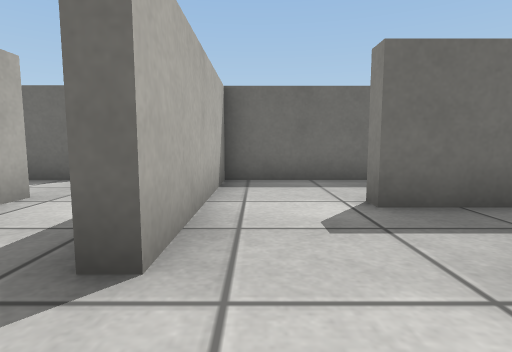
View 1 (above)

24 first-person views from a walk through a robot-simulator world made for Webots. The camera is 0.39 m above the floor, tilts 6° down and sees 80° across. The floor is counted in squares, 0.5 m on a side. Each view is taken from the middle of a square. On the plan, view 1 faces up. The plan holds only what a view shows up to about 10 squares ahead; the rest is blank. The place goes on beyond the plan. Webots' stock objects and surfaces are drawn as simple stand-ins.

View 2
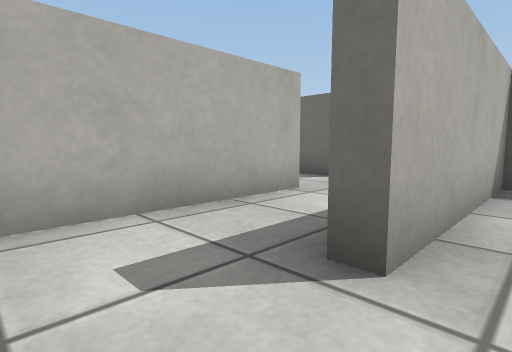

View 3
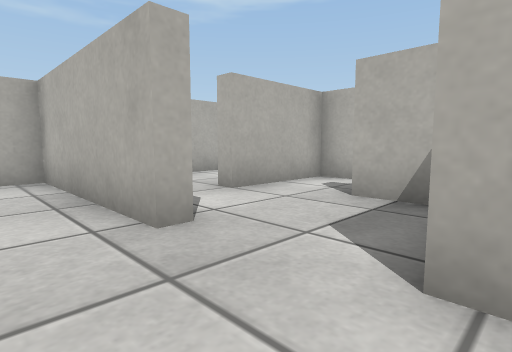

View 4
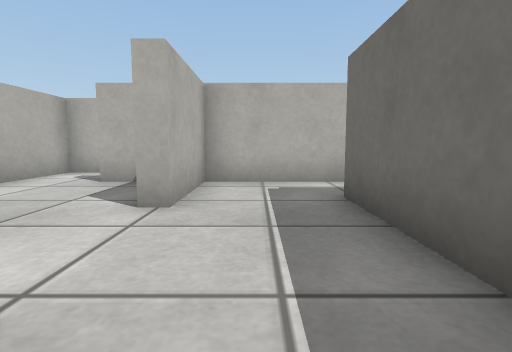

View 5
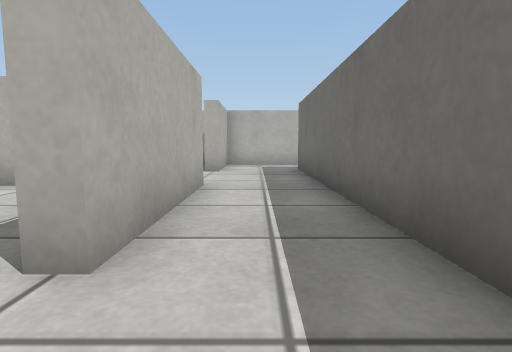

View 6
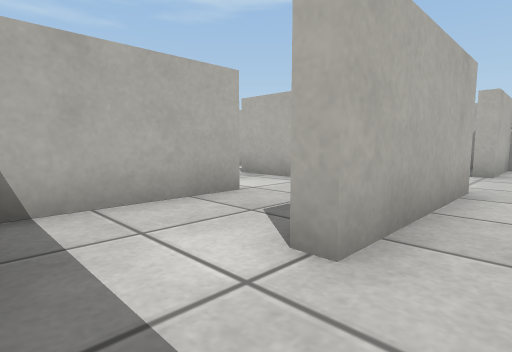

View 7
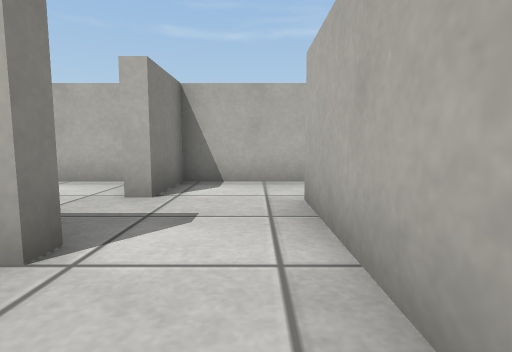

View 8
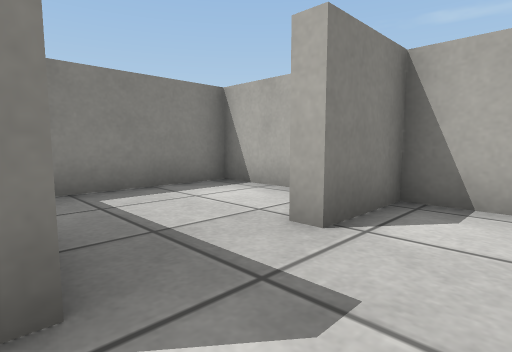

View 9
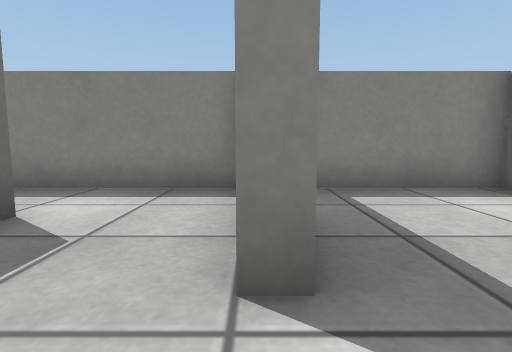

View 10
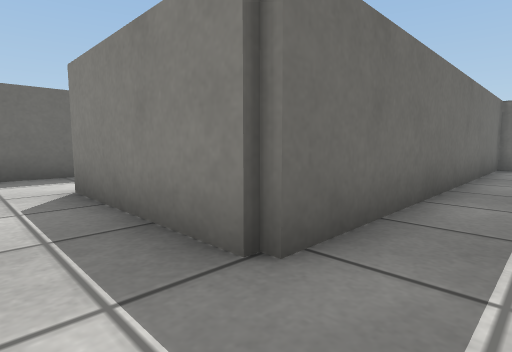

View 11
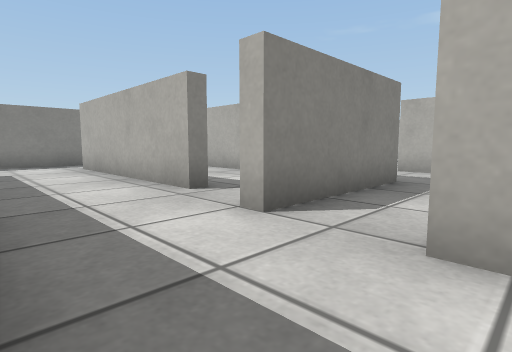

View 12
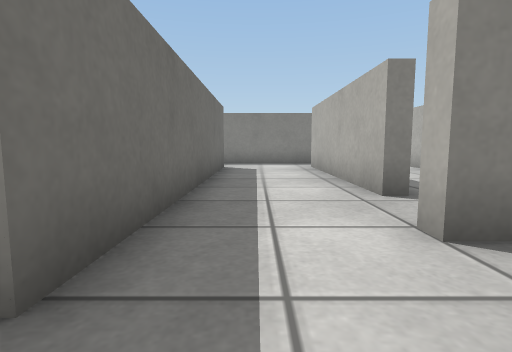

View 13
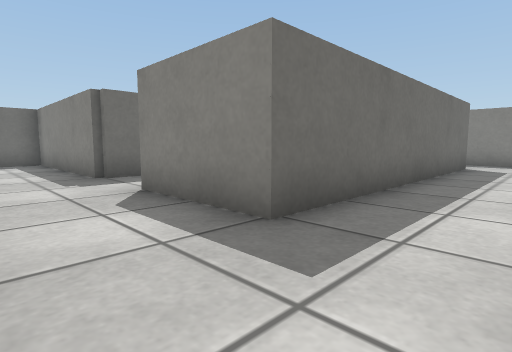

View 14
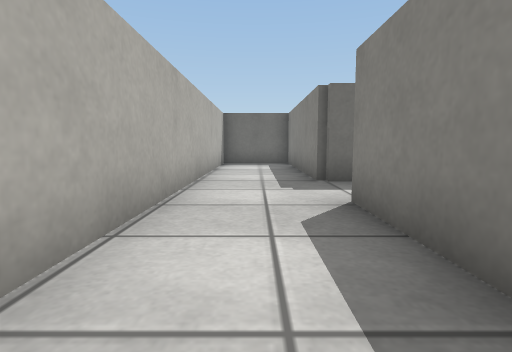

View 15
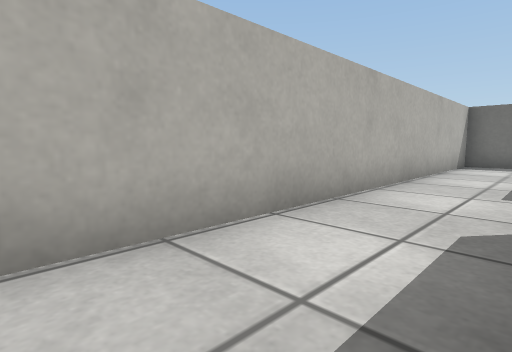

View 16
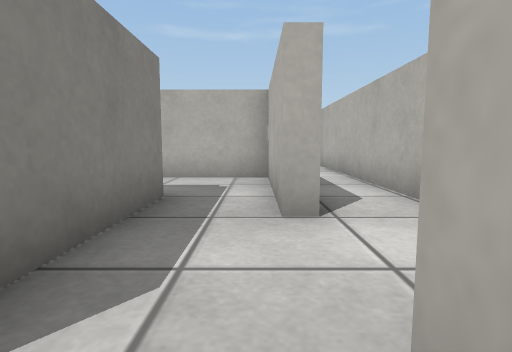

View 17
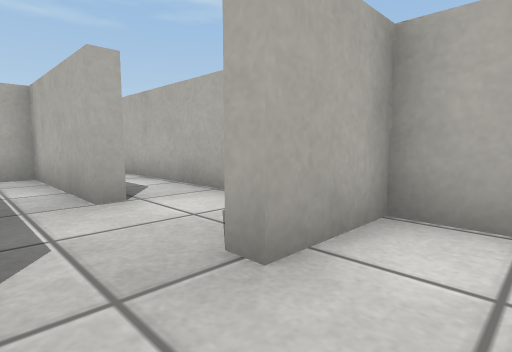

View 18
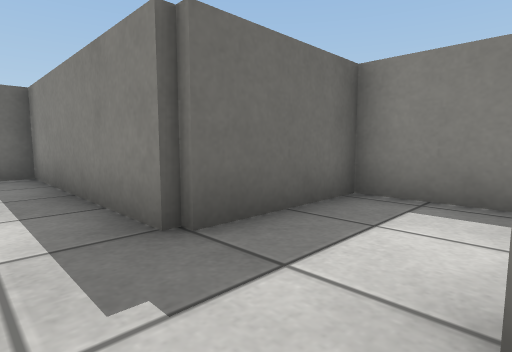

View 19
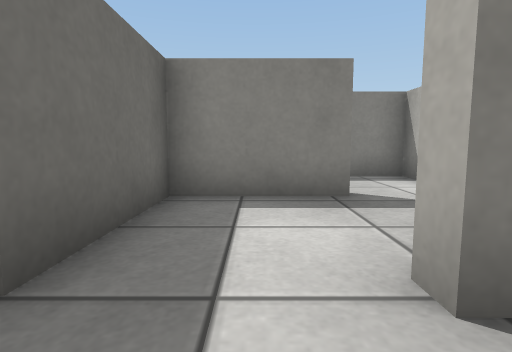

View 20
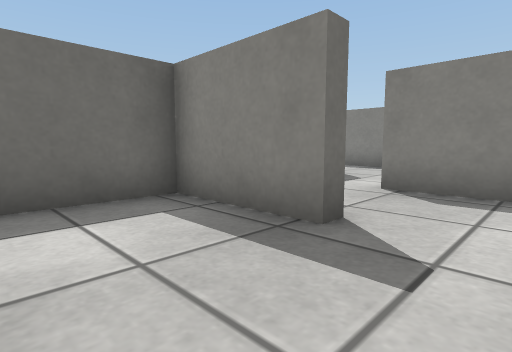

View 21
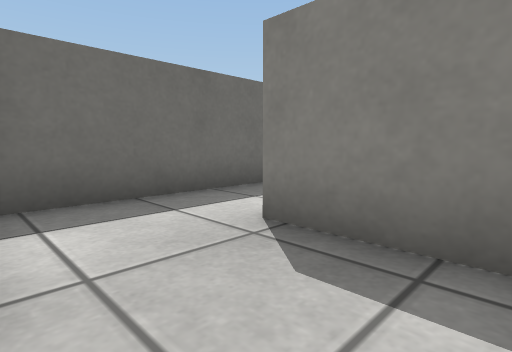

View 22
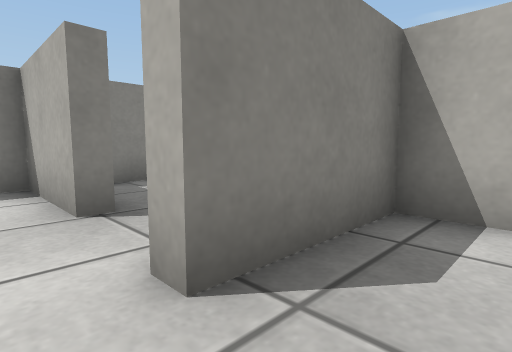

View 23
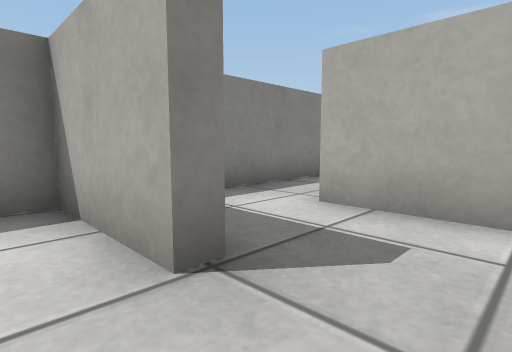

View 24
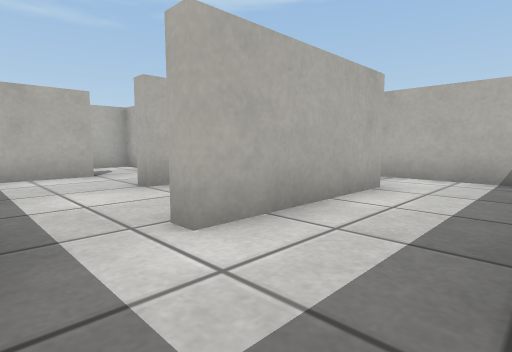

### Floor plan
Points are (right, up) in squares from view 1. A wall is a line through its corners. A room is listed if a view was taken in it or the views show most of it. See-through windows are left out.
Room 1 (views 1, 2, 8, 9)
walls: (3.2, 3.7) (1.5, 3.7) (1.5, 4.1); (-0.7, 4.4) (-0.7, 1.8); (-1.1, -0.3) (1.5, -0.3) (1.5, 1.6) (2, 1.6)
ways out: opening at (0.5, 4) to room 3; opening at (-1, 0.5) to room 10; opening at (2, 2.5) to room 12
Room 2 (views 3, 4, 5, 6)
walls: (-0.9, 7) (3.2, 7) (3.2, 6.6); (5.3, 6.4) (5.3, 9.3) (-3.6, 9.3); (-3.7, 7) (-3.7, 6.5)
ways out: opening at (-4, 8) to room 4; opening at (-2.5, 7) to room 10; opening at (4.5, 7) to room 16
Room 3 (view 7)
walls: (1.5, 4.1) (3.4, 4.1); (3.2, 6.6) (-0.7, 6.6) (-0.7, 4.4)
ways out: opening at (0.5, 4) to room 1; opening at (2.5, 5.5) to room 16
Room 4 (view 10)
walls: (-3.6, 9.3) (-4.6, 9.3) (-4.6, 10.5); (-6.4, 10.8) (-6.4, 7) (-3.7, 7)
ways out: opening at (-4, 8) to room 2; opening at (-5.5, 9.5) to room 15
Room 5 (views 11, 12, 13, 14, 15, 16, 17, 18, 19)
walls: (-5.7, 21.3) (-5.7, 27.3) (-8.1, 27.3); (-3.5, 16.1) (-5.7, 16.1) (-5.7, 19.1); (-4.6, 12.5) (-4.6, 13.5) (-4.1, 13.5); (-8.3, 27) (-8.3, 13.7) (-6.4, 13.7) (-6.4, 13.2)
ways out: opening at (-6, 20) to room 6; opening at (-4, 14.5) to room 9; opening at (-5.5, 13) to room 15
Room 6 (views 20, 21)
walls: (-5.7, 19.1) (-5.2, 19.1); (-2, 18.6) (-2.5, 18.6) (-2.5, 21.3) (-5.7, 21.3)
ways out: opening at (-6, 20) to room 5; opening at (-2, 17.5) to room 18
Room 7 (view 22)
walls: (0.6, 21.3) (-1.8, 21.3)
ways out: opening at (0, 20) to room 8; opening at (-1, 19) to room 18
Room 8 (views 23, 24)
walls: (2, 21.7) (2.5, 21.7) (2.5, 21.3) (0.6, 21.3); (-0.6, 24.7) (3.5, 24.7) (3.5, 24.2); (0.3, 19.1) (0.8, 19.1); (2.6, 18.6) (2.6, 19.1) (5.3, 19.1) (5.3, 19.8); (-2.3, 26.4) (-2.3, 23.9)
ways out: opening at (0, 20) to room 7; opening at (1.5, 19) to room 14
Room 9 (no view inside)
walls: (3.4, 16.1) (-3.5, 16.1); (-2.5, 12.6) (-2.5, 13.1) (3.6, 13.1); (5.3, 13.4) (5.3, 16.6)
ways out: opening at (-4, 14.5) to room 5; opening at (4.5, 16) to room 17; opening at (-3, 13); opening at (4.5, 13)
Room 10 (no view inside)
walls: (-0.7, 1.8) (-1.1, 1.8); (-3.8, 4.4) (-3.3, 4.4) (-3.3, -0.3) (-2.6, -0.3)
ways out: opening at (-1, 0.5) to room 1; opening at (-2.5, 7) to room 2; opening at (-4, 5.5) to room 13
Room 11 (no view inside)
walls: (-8.3, 11) (-8.3, 2.9) (-6.4, 2.9); (-6.8, 10.8) (-6.4, 10.8)
ways out: opening at (-7, 4) to room 13; opening at (-7, 11.5) to room 15
Room 12 (no view inside)
walls: (2.6, -0.3) (5.3, -0.3) (5.3, 3)
ways out: opening at (2, 2.5) to room 1
Room 13 (no view inside)
walls: (-6.4, 6.1) (-6.4, 4.8); (-4, 6.6) (-5, 6.6); (-6.4, 2.9) (-5.5, 2.9)
ways out: opening at (-4, 5.5) to room 10; opening at (-7, 4) to room 11; opening at (-5, 3)
Room 14 (no view inside)
walls: (1.1, 16.5) (3.4, 16.5)
ways out: opening at (1.5, 19) to room 8; opening at (3, 17.5) to room 17
Room 15 (no view inside)
walls: (-4.6, 10.5) (-4.6, 12.5)
ways out: opening at (-5.5, 9.5) to room 4; opening at (-5.5, 13) to room 5; opening at (-7, 11.5) to room 11
Room 16 (no view inside)
walls: (3.4, 4.1) (4.8, 4.1); (5.3, 4.2) (5.3, 6.4)
ways out: opening at (4.5, 7) to room 2; opening at (2.5, 5.5) to room 3
Room 17 (no view inside)
walls: (5.3, 16.6) (5.3, 17.8)
ways out: opening at (4.5, 16) to room 9; opening at (3, 17.5) to room 14
Room 18 (no view inside)
walls: (-0.8, 16.5) (0.3, 16.5) (0.3, 19.1)
ways out: opening at (-2, 17.5) to room 6; opening at (-1, 19) to room 7

Where each view was taken, in squares from view 1:
view 1: 0 up, 0 right, facing up
view 2: 0 up, 0 right, facing up-left
view 3: 7 up, 2 left, facing down-left
view 4: 8 up, 0 right, facing left
view 5: 8 up, 5 right, facing left
view 6: 8 up, 5 right, facing down-left
view 7: 6 up, 0 right, facing down
view 8: 4 up, 0 right, facing down-right
view 9: 4 up, 0 right, facing right
view 10: 8 up, 6 left, facing up-right
view 11: 16 up, 7 left, facing down-right
view 12: 15 up, 7 left, facing right
view 13: 14 up, 8 left, facing up-right
view 14: 15 up, 7 left, facing up
view 15: 15 up, 6 left, facing up-left
view 16: 14 up, 6 left, facing down
view 17: 15 up, 5 left, facing down-left
view 18: 19 up, 7 left, facing up-right
view 19: 20 up, 7 left, facing right
view 20: 17 up, 5 left, facing up-right
view 21: 17 up, 2 left, facing up-right
view 22: 20 up, 1 left, facing down-right
view 23: 20 up, 1 right, facing down-right
view 24: 27 up, 5 right, facing down-left
